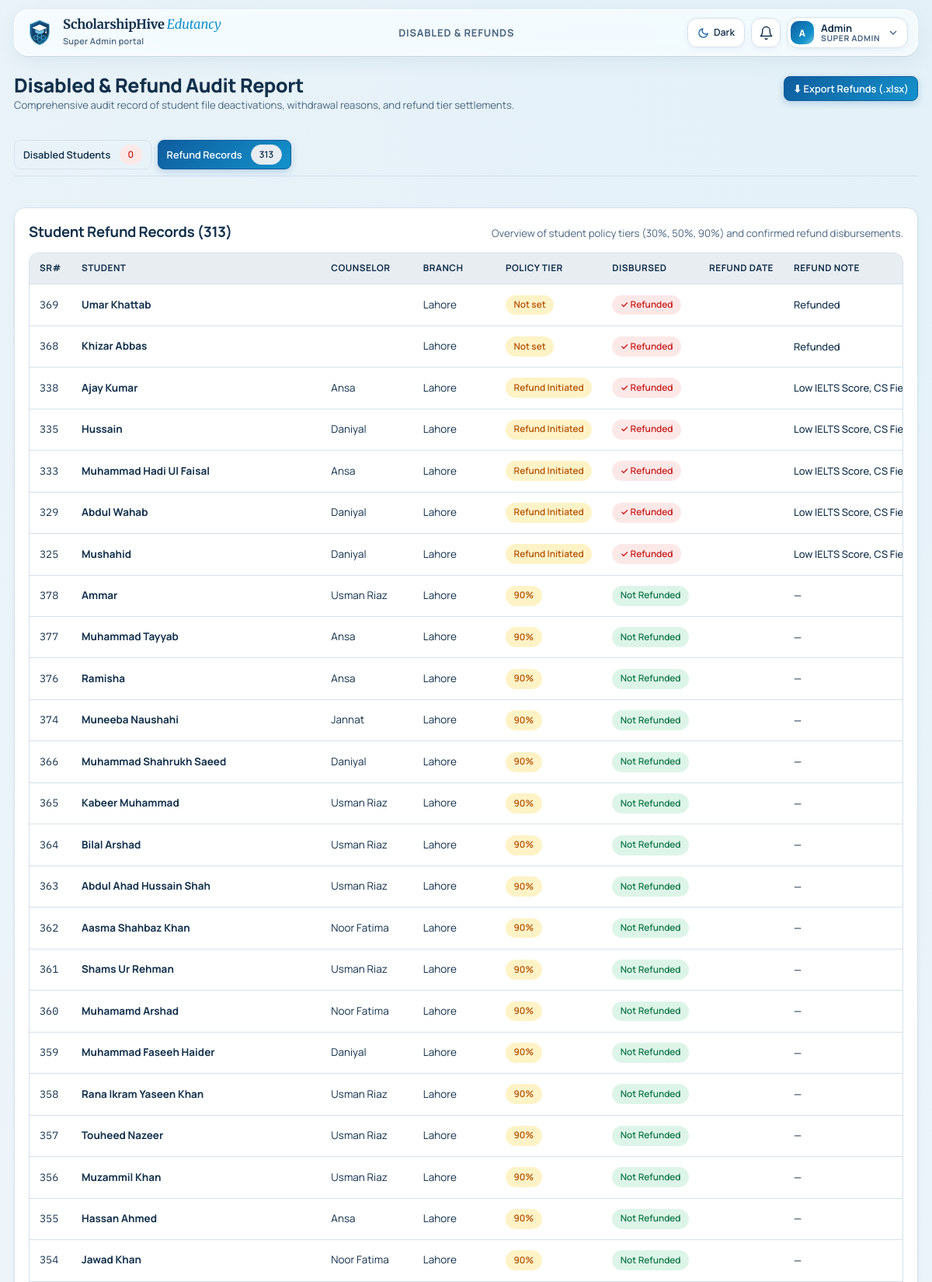
The page /admin/disabled_refunds.php?tab=refunds (signed in, upper part) on the database its author committed.
### tables this page shows
CREATE TABLE "users" (
  id                   INTEGER PRIMARY KEY AUTOINCREMENT,
  name                 TEXT NOT NULL,
  username             TEXT NOT NULL UNIQUE,
  password_hash        TEXT NOT NULL,
  role                 TEXT NOT NULL CHECK(role IN ('super_admin','admin','pms_lead','counselor','processing_staff','officer','student')),
  student_id           INTEGER NULL UNIQUE,
  active               INTEGER NOT NULL DEFAULT 1,
  must_change_password INTEGER NOT NULL DEFAULT 1,
  last_login           TEXT NULL,
  created_at           TEXT NOT NULL, department TEXT DEFAULT 'backend', session_token TEXT NULL, session_started_at TEXT NULL, session_ip TEXT NULL, session_agent TEXT NULL, email TEXT NULL, phone TEXT NULL, branch TEXT NULL, job_title TEXT NULL, permissions TEXT NULL,
  FOREIGN KEY (student_id) REFERENCES students(id) ON DELETE CASCADE
);

CREATE TABLE students (
  id                INTEGER PRIMARY KEY AUTOINCREMENT,
  name              TEXT NOT NULL,
  counselor         TEXT NULL,
  officer_id        INTEGER NULL,
  entered_by        INTEGER NULL,
  refund            TEXT NULL,
  branch            TEXT NULL,
  intake            TEXT NULL,
  received_date     TEXT NULL,
  consult1          TEXT NULL,
  consent           TEXT NULL,
  docs_checklist    TEXT NULL,
  initial_meeting   TEXT NULL,
  follow_up_1       TEXT NULL,
  recorded_uploaded TEXT NULL,
  drive_link        TEXT NULL,
  meeting_priority  TEXT NULL,
  second_meeting    TEXT NULL,
  follow_up_2       TEXT NULL,
  tax_meeting       TEXT NULL,
  follow_up_3       TEXT NULL,
  offer             TEXT NULL,
  consult2          TEXT NULL,
  disc2             TEXT NULL,
  enrollment        TEXT NULL,
  consult3          TEXT NULL,
  disc3             TEXT NULL,
  visa              TEXT NULL,
  last_installment  TEXT NULL,
  remarks           TEXT NULL,
  created_at        TEXT NOT NULL,
  updated_at        TEXT NULL
, csc_status TEXT DEFAULT NULL, csc_verified_at TEXT DEFAULT NULL, csc_verified_by INTEGER DEFAULT NULL, sheet_sr INTEGER, email TEXT, student_password TEXT, portal_id TEXT, portal_password TEXT, shortlisting TEXT, pending_docs_note TEXT, doc_request_date TEXT, enrollment_date TEXT, installment_1 TEXT, installment_2 TEXT, installment_3 TEXT, installment_4 TEXT, threat_cancellation TEXT, meeting_link TEXT, drive_files_json TEXT NULL, frontend_officer_id INTEGER DEFAULT NULL, frontend_officer_name TEXT DEFAULT NULL, student_status TEXT NOT NULL DEFAULT 'active' CHECK (student_status IN ('active','inactive','disabled')), program_level TEXT NULL CHECK (program_level IN ('BS','MS') OR program_level IS NULL), country TEXT NULL, disabled_reason TEXT NULL, disabled_by INTEGER NULL REFERENCES users(id), disabled_at TEXT NULL, is_refunded INTEGER NOT NULL DEFAULT 0, refund_date TEXT NULL, refund_note TEXT NULL, assigned_pms_lead_id INTEGER NULL REFERENCES users(id), assigned_counselor_id INTEGER NULL REFERENCES users(id), last_edited_at TEXT NULL, last_edited_by INTEGER NULL REFERENCES users(id), last_remark_at TEXT NULL, pending_since TEXT NULL, is_legacy INTEGER NOT NULL DEFAULT 0, contact_number TEXT NULL, last_degree TEXT NULL, gpa TEXT NULL, ielts_score TEXT NULL, applied_for TEXT NULL, application_fees TEXT NULL, dues TEXT NULL, recovery_email TEXT NULL, campus_france_status TEXT NULL, cv_status TEXT NULL, sop_status TEXT NULL, mock_interview_status TEXT NULL, embassy_status TEXT NULL, admission_secured TEXT NULL, processing_status TEXT NULL, meeting_note TEXT NULL, meeting_video_path TEXT NULL, meeting_video_name TEXT NULL, docs_source TEXT NULL);

### admin/disabled_refunds.php (the view, shortened to what the rows shown need)
<?php
require_once __DIR__ . '/../app/bootstrap.php';
require_once APP . '/layout.php';
require_once APP . '/reporting_service.php';
$u = require_role('admin');
$data = get_disabled_and_refunds_data();
$disabledList = $data['disabled'];
$refundList = $data['refunds'];
$activeTab = get('tab') === 'refunds' ? 'refunds' : 'disabled';
page_start('Disabled & Refund Records', $u, PORTALS[$u['role']]['label']);
?>
<div class="panel-h">
  <div>
    <h1>Disabled &amp; Refund Audit Report</h1>
  </div>
</div>
<?php if ($activeTab === 'disabled'): ?>
<section class="panel">
  <div class="panel-h">
    <h2>Deactivated / Disabled Student Accounts (<?= count($disabledList) ?>)</h2>
    <p>All accounts deactivated with required justifications and auditing metadata.</p>
  </div>
  <?php if (empty($disabledList)): ?>
    <div class="empty">No disabled student accounts recorded.</div>
  <?php else: ?>
    <div class="tbl"><table>
      <thead>
        <tr>
          <th>SR#</th>
          <th>Student</th>
          <th>Counselor</th>
          <th>Branch</th>
          <th>Disabled Reason</th>
          <th>Disabled By</th>
          <th>Timestamp</th>
          <th>Actions</th>
        </tr>
      </thead>
      <tbody>
        <?php foreach ($disabledList as $d): ?>
          <tr>
            <td class="num"><?= (int)$d['id'] ?></td>
            <td>
              <a href="<?= h(url('admin/student.php?id=' . $d['id'])) ?>"><b><?= h($d['name']) ?></b></a>
              <span class="pill sm muted" style="background:#64748b;color:#fff;margin-left:0.3rem;">Disabled</span>
            </td>
            <td><?= h($d['counselor']) ?></td>
            <td><?= h($d['branch']) ?></td>
            <td style="max-width:280px; font-size:0.85rem; color:var(--bad);">
              <b><?= h($d['disabled_reason'] ?: 'No reason specified') ?></b>
            </td>
            <td>
              <b><?= h($d['disabled_by_name'] ?: 'System / Admin') ?></b>
              <?php if (!empty($d['disabled_by_role'])): ?>
                <div class="small muted"><?= h(role_label($d['disabled_by_role'])) ?></div>
              <?php endif; ?>
            </td>
            <td class="num small"><?= h($d['disabled_at']) ?></td>
            <td>
              <a class="btn sm" href="<?= h(url('admin/student.php?id=' . $d['id'])) ?>">View / Edit</a>
            </td>
          </tr>
        <?php endforeach; ?>
      </tbody>
    </table></div>
  <?php endif; ?>
</section>
<?php else: ?>
<section class="panel">
  <div class="panel-h">
    <h2>Student Refund Records (<?= count($refundList) ?>)</h2>
  </div>
  <?php if (empty($refundList)): ?>
    <div class="empty">No refund records recorded.</div>
  <?php else: ?>
    <div class="tbl"><table>
      <thead>
        <tr>
          <th>SR#</th>
          <th>Student</th>
          <th>Counselor</th>
          <th>Branch</th>
          <th>Policy Tier</th>
          <th>Disbursed</th>
          <th>Refund Date</th>
          <th>Refund Note</th>
        </tr>
      </thead>
      <tbody>
        <?php foreach ($refundList as $r):
            $isDisbursed = !empty($r['is_refunded']);
        ?>
          <tr>
            <td class="num"><?= (int)$r['id'] ?></td>
            <td>
              <a href="<?= h(url('admin/student.php?id=' . $r['id'])) ?>"><b><?= h($r['name']) ?></b></a>
            </td>
            <td><?= h($r['counselor']) ?></td>
            <td><?= h($r['branch']) ?></td>
            <td>
              <span class="pill <?= ($r['refund'] ?? '') === 'Non-Refundable' ? 'bad' : 'warn' ?>">
                <?= h($r['refund'] ?: 'Not set') ?>
              </span>
            </td>
            <td>
              <span class="pill sm <?= $isDisbursed ? 'bad' : 'ok' ?>">
                <?= $isDisbursed ? '✓ Refunded' : 'Not Refunded' ?>
              </span>
            </td>
            <td class="num small"><?= h(fmt_date($r['refund_date'])) ?></td>
            <td class="small" style="max-width:220px;"><?= h($r['refund_note'] ?: '—') ?></td>
          </tr>
        <?php endforeach; ?>
      </tbody>
    </table></div>
  <?php endif; ?>
</section>
<?php endif; ?>
<?php page_end();

### app/layout.php (shortened to what the rows shown need)
<?php
function user_initials(string $name): string {
    $parts = preg_split('/\s+/', trim($name)) ?: [];
    $ini = '';
    foreach (array_slice($parts, 0, 2) as $p) $ini .= mb_strtoupper(mb_substr($p, 0, 1));
    return $ini ?: '?';
}
function theme_toggle_btn(): string {
    return '<button type="button" class="theme-toggle" data-theme-toggle aria-label="Switch theme" title="Switch between Light and Dark mode" aria-pressed="false">'
         . '<svg class="icon-sun" viewBox="0 0 24 24" aria-hidden="true"><circle cx="12" cy="12" r="5"/><line x1="12" y1="1" x2="12" y2="3"/><line x1="12" y1="21" x2="12" y2="23"/><line x1="4.22" y1="4.22" x2="5.64" y2="5.64"/><line x1="18.36" y1="18.36" x2="19.78" y2="19.78"/><line x1="1" y1="12" x2="3" y2="12"/><line x1="21" y1="12" x2="23" y2="12"/><line x1="4.22" y1="19.78" x2="5.64" y2="18.36"/><line x1="18.36" y1="5.64" x2="19.78" y2="4.22"/></svg>'
         . '<svg class="icon-moon" viewBox="0 0 24 24" aria-hidden="true"><path d="M21 12.79A9 9 0 1 1 11.21 3 7 7 0 0 0 21 12.79z"/></svg>'
         . '<span data-theme-label>Dark</span>'
         . '</button>';
}
function brand_logo_svg(int $size = 42): string {
    return '<svg xmlns="http://www.w3.org/2000/svg" width="' . $size . '" height="' . $size . '" viewBox="0 0 64 64" fill="none" aria-hidden="true">'
         . '<defs>'
         . '<linearGradient id="shShieldG" x1="8" y1="4" x2="56" y2="60" gradientUnits="userSpaceOnUse"><stop offset="0%" stop-color="#0F5D9E"/><stop offset="65%" stop-color="#12304B"/><stop offset="100%" stop-color="#1392CB"/></linearGradient>'
         . '<linearGradient id="shHiveG" x1="16" y1="24" x2="48" y2="54" gradientUnits="userSpaceOnUse"><stop offset="0%" stop-color="#74C3E4"/><stop offset="100%" stop-color="#1392CB"/></linearGradient>'
         . '</defs>'
         . '<path d="M32 4L10 13V30.5C10 45.2 19.4 55.9 32 60C44.6 55.9 54 45.2 54 30.5V13L32 4Z" fill="url(#shShieldG)" stroke="#74C3E4" stroke-width="1.8"/>'
         . '<path d="M32 7.5L13.5 15.2V30.2C13.5 42.8 21.4 52.2 32 56C42.6 52.2 50.5 42.8 50.5 30.2V15.2L32 7.5Z" stroke="#74C3E4" stroke-opacity="0.32" stroke-width="1"/>'
         . '<g stroke="url(#shHiveG)" stroke-width="1.5" fill="#1392CB" fill-opacity="0.22" stroke-linejoin="round">'
         . '<polygon points="32,33 36.5,35.6 36.5,40.8 32,43.4 27.5,40.8 27.5,35.6"/>'
         . '<polygon points="23,38.2 27.5,40.8 27.5,46 23,48.6 18.5,46 18.5,40.8"/>'
         . '<polygon points="41,38.2 45.5,40.8 45.5,46 41,48.6 36.5,46 36.5,40.8"/>'
         . '<polygon points="32,43.4 36.5,46 36.5,51.2 32,53.8 27.5,51.2 27.5,46"/>'
         . '</g>'
         . '<polygon points="32,13.5 15,21 32,28.5 49,21" fill="#FFFFFF"/>'
         . '<path d="M22 24.8V30.2C22 32.5 26.5 34.5 32 34.5C37.5 34.5 42 32.5 42 30.2V24.8L32 29.2L22 24.8Z" fill="#74C3E4"/>'
         . '<path d="M46.5 22.2V30.5" stroke="#74C3E4" stroke-width="1.8" stroke-linecap="round"/>'
         . '<circle cx="46.5" cy="31.5" r="1.8" fill="#FFFFFF"/>'
         . '</svg>';
}
function brand_lockup_html(string $subtitle = ''): string {
    $sub = $subtitle !== '' ? $subtitle : 'Global Education & Processing Portal';
    return '<div class="brand-logo-wrap">' . brand_logo_svg(42) . '</div>'
         . '<div>'
         . '<div class="app">ScholarshipHive<span class="edutancy">Edutancy</span></div>'
         . '<small>' . h($sub) . '</small>'
         . '</div>';
}
function page_start(string $title, ?array $u = null, string $portalLabel = ''): void {
    global $CONFIG;
    $self = ltrim(substr(parse_url($_SERVER['REQUEST_URI'] ?? '', PHP_URL_PATH) ?: '', strlen(base_url())), '/');
    $cookieTheme = $_COOKIE['ptp_theme'] ?? '';
    $htmlThemeAttr = in_array($cookieTheme, ['light', 'dark'], true) ? ' data-theme="' . h($cookieTheme) . '"' : ' data-theme="light"';
    $isStaff = $u && is_staff_role($u['role'] ?? null);
    $idleWarnMin = $isStaff ? (int)setting('idle_warning_minutes', $CONFIG['idle_warning_minutes'] ?? 15) : 0;
    $idleLogoutMin = $isStaff ? (int)setting('idle_logout_minutes', $CONFIG['idle_logout_minutes'] ?? 20) : 0;
    $bodyAttrs = '';
    if ($isStaff) {
        $bodyAttrs = sprintf(
            ' data-idle-enabled="1" data-idle-warning-minutes="%d" data-idle-logout-minutes="%d" data-ping-url="%s" data-logout-url="%s"',
            $idleWarnMin,
            $idleLogoutMin,
            h(url('ping.php')),
            h(url('index.php?idle_logout=1'))
        );
        $bodyAttrs .= ' data-has-dock="1"';
    }
    ?><!doctype html>
<html lang="en"<?= $htmlThemeAttr ?>>
<head>
<link rel="stylesheet" href="<?= h(url('assets/style.css')) ?>">
</head>
<body<?= $bodyAttrs ?>>
<div class="wrap">
<?php if ($u):
    $roleBadge = role_label($u['role']);
?>
<header class="topbar">
  <a class="brand" href="<?= h(url(PORTALS[$u['role']]['home'] ?? 'index.php')) ?>"><?= brand_lockup_html($portalLabel) ?></a>
  <div class="topbar-title" aria-hidden="true"><?= h(nav_items($u['role'])[$self] ?? '') ?></div>
  <div class="who">
    <?= theme_toggle_btn() ?>
    <?php if ($isStaff): ?>
      <div class="notif-bell-container">
        <button type="button" id="notif-bell-btn" class="icon-btn" aria-label="Notifications" title="Notifications">
          <svg viewBox="0 0 24 24" aria-hidden="true"><path d="M6 8a6 6 0 0 1 12 0c0 7 3 9 3 9H3s3-2 3-9"/><path d="M10.3 21a1.94 1.94 0 0 0 3.4 0"/></svg>
        </button>
      </div>
    <?php endif; ?>
    <details class="user-menu">
      <summary>
        <span class="avatar"><?= h(user_initials((string)$u['name'])) ?></span>
        <span class="user-meta"><b><?= h($u['name']) ?></b><small><?= h($roleBadge) ?></small></span>
        <svg class="chev" viewBox="0 0 24 24" aria-hidden="true"><path d="m6 9 6 6 6-6"/></svg>
      </summary>
    </details>
  </div>
</header>
<?php else: ?>
<div class="guest-topbar">
  <?= theme_toggle_btn() ?>
</div>
<?php endif; ?>
<main>
<?php endforeach;
}
function page_end(): void { ?>
</main>
</div>
</body>
</html>
<?php }

### rows shown on the page
users: role "DISABLED & REFUNDS", name "A", name "Admin", role "SUPER ADMIN"
students: id "369", name "Umar Khattab", branch "Lahore", refund "Not set", is_refunded "✓ Refunded", refund_note "Refunded"
students: id "368", name "Khizar Abbas", branch "Lahore", refund "Not set", is_refunded "✓ Refunded", refund_note "Refunded"
students: id "338", name "Ajay Kumar", counselor "Ansa", branch "Lahore", refund "Refund Initiated", is_refunded "✓ Refunded", refund_note "Low IELTS Score, CS…"
students: id "335", name "Hussain", counselor "Daniyal", branch "Lahore", refund "Refund Initiated", is_refunded "✓ Refunded", refund_note "Low IELTS Score, CS…"
students: id "333", name "Muhammad Hadi Ul Faisal", counselor "Ansa", branch "Lahore", refund "Refund Initiated", is_refunded "✓ Refunded", refund_note "Low IELTS Score, CS…"
students: id "329", name "Abdul Wahab", counselor "Daniyal", branch "Lahore", refund "Refund Initiated", is_refunded "✓ Refunded", refund_note "Low IELTS Score, CS…"
students: id "325", name "Mushahid", counselor "Daniyal", branch "Lahore", refund "Refund Initiated", is_refunded "✓ Refunded", refund_note "Low IELTS Score, CS…"
students: id "378", name "Ammar", counselor "Usman Riaz", branch "Lahore", refund "90%", is_refunded "Not Refunded", refund_note "—"
students: id "377", name "Muhammad Tayyab", counselor "Ansa", branch "Lahore", refund "90%", is_refunded "Not Refunded", refund_note "—"
students: id "376", name "Ramisha", counselor "Ansa", branch "Lahore", refund "90%", is_refunded "Not Refunded", refund_note "—"
students: id "374", name "Muneeba Naushahi", counselor "Jannat", branch "Lahore", refund "90%", is_refunded "Not Refunded", refund_note "—"
students: id "366", name "Muhammad Shahrukh Saeed", counselor "Daniyal", branch "Lahore", refund "90%", is_refunded "Not Refunded", refund_note "—"
students: id "365", name "Kabeer Muhammad", counselor "Usman Riaz", branch "Lahore", refund "90%", is_refunded "Not Refunded", refund_note "—"
students: id "364", name "Bilal Arshad", counselor "Usman Riaz", branch "Lahore", refund "90%", is_refunded "Not Refunded", refund_note "—"
students: id "363", name "Abdul Ahad Hussain Shah", counselor "Usman Riaz", branch "Lahore", refund "90%", is_refunded "Not Refunded", refund_note "—"
students: id "362", name "Aasma Shahbaz Khan", counselor "Noor Fatima", branch "Lahore", refund "90%", is_refunded "Not Refunded", refund_note "—"
students: id "361", name "Shams Ur Rehman", counselor "Usman Riaz", branch "Lahore", refund "90%", is_refunded "Not Refunded", refund_note "—"
students: id "360", name "Muhamamd Arshad", counselor "Noor Fatima", branch "Lahore", refund "90%", is_refunded "Not Refunded", refund_note "—"
students: id "359", name "Muhammad Faseeh Haider", counselor "Daniyal", branch "Lahore", refund "90%", is_refunded "Not Refunded", refund_note "—"
students: id "358", name "Rana Ikram Yaseen Khan", counselor "Usman Riaz", branch "Lahore", refund "90%", is_refunded "Not Refunded", refund_note "—"
students: id "357", name "Touheed Nazeer", counselor "Usman Riaz", branch "Lahore", refund "90%", is_refunded "Not Refunded", refund_note "—"
students: id "356", name "Muzammil Khan", counselor "Usman Riaz", branch "Lahore", refund "90%", is_refunded "Not Refunded", refund_note "—"
students: id "355", name "Hassan Ahmed", counselor "Ansa", branch "Lahore", refund "90%", is_refunded "Not Refunded", refund_note "—"
students: id "354", name "Jawad Khan", counselor "Noor Fatima", branch "Lahore", refund "90%", is_refunded "Not Refunded", refund_note "—"

### other values the page prints
$sub "Super Admin portal"
count($disabledList) "0"
count($refundList) "313"
